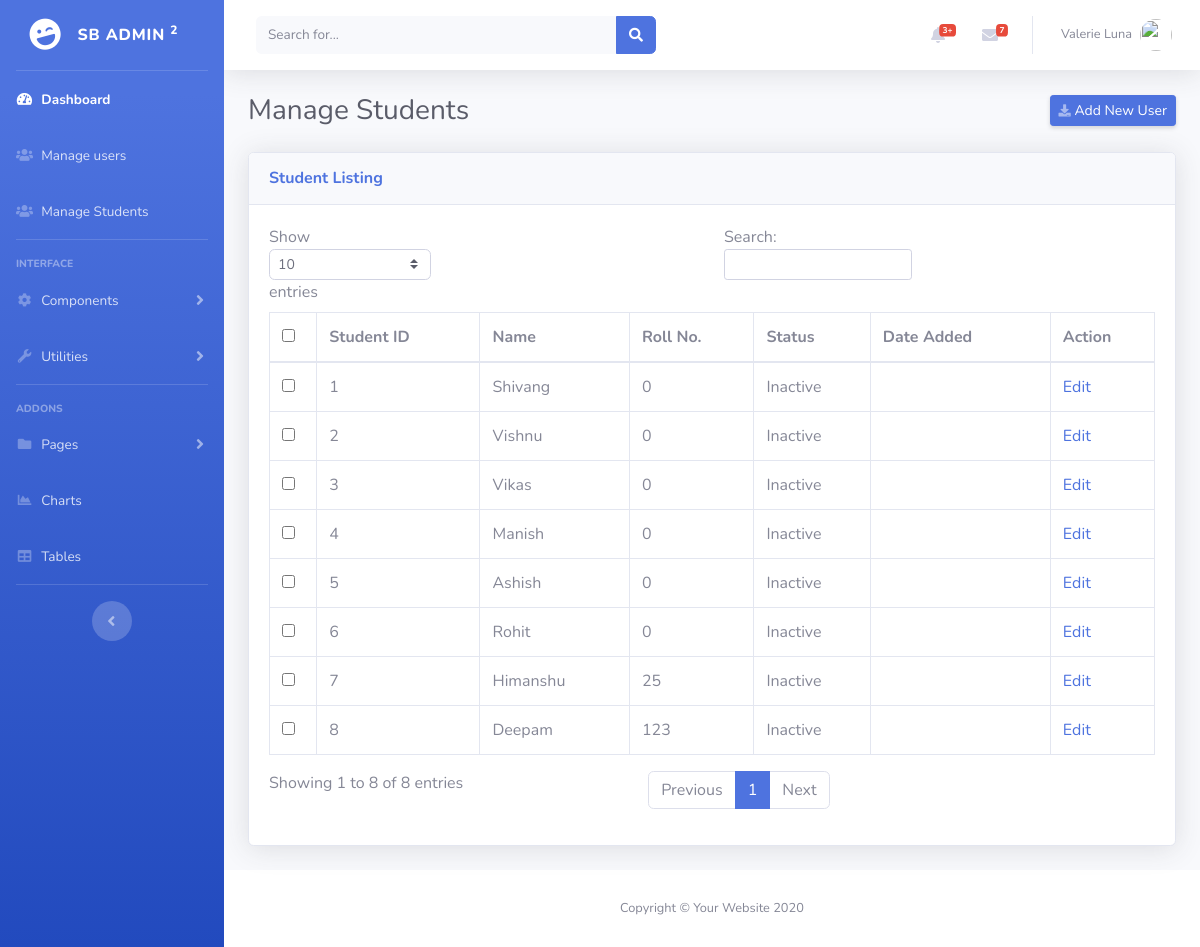
Screenshot of /admin/manage_students.php (signed in) with the database file from the repository.
### tables this page shows
CREATE TABLE IF NOT EXISTS `manage_student` (
  `student_id` int(11) NOT NULL AUTO_INCREMENT,
  `student_name` varchar(64) NOT NULL,
  `roll_number` int(4) NOT NULL,
  `status` tinyint(1) NOT NULL,
  `date_added` datetime DEFAULT NULL,
  PRIMARY KEY (`student_id`)
);

### admin/manage_students.php (the view, shortened to what this page needs)
<?php require_once('include/startup.php');
?>
<?php require_once('common/header.php'); ?>
        <div class="container-fluid">
          <div class="d-sm-flex align-items-center justify-content-between mb-4">
            <h1 class="h3 mb-0 text-gray-800">Manage Students</h1>
            <a href="form-user.php" class="d-none d-sm-inline-block btn btn-sm btn-primary shadow-sm"><i class="fas fa-download fa-sm text-white-50"></i> Add New User</a>
          </div>
          <div class="card shadow mb-4">
            <div class="card-header py-3">
              <h6 class="m-0 font-weight-bold text-primary">Student Listing</h6>
            </div>
            <div class="card-body">
              <div class="table-responsive">
                <table class="table table-bordered" id="dataTable" width="100%" cellspacing="0">
                  <thead>
                    <tr>
                      <th><input type="checkbox" /></th>
                      <th>Student ID</th>
                      <th>Name</th>
                      <th>Roll No.</th>
                      <th>Status</th>
                      <th>Date Added</th>
                      <th>Action</th>
                    </tr>
                  </thead>
                  <tbody>
				  <?php
					$sql = "SELECT * FROM manage_student";
					$rs = mysqli_query($conn, $sql);
					if(mysqli_num_rows($rs)){
						while($rec = mysqli_fetch_assoc($rs)){
							?>
                    <tr>
                      <td><input type="checkbox" /></td>
                      <td><?php echo $rec['student_id']; ?></td>
                      <td><?php echo $rec['student_name']; ?></td>
                      <td><?php echo $rec['roll_number']; ?></td>
                      <td><?php echo ($rec['status'] == '1')?'Active':'Inactive'; ?></td>
                      <td><?php echo $rec['date_added']; ?></td>
                      <td><a href = "manage_users.php">Edit</a></td>
                    </tr>
							<?php
						}
					}
				  ?>
                  </tbody>
                </table>
              </div>
            </div>
          </div>
        </div>
      </div>
<?php require_once('common/footer.php'); ?>

### admin/common/header.php (shortened to what this page needs)
<!DOCTYPE html>
<html lang="en">
<head>
  <link href="assets/vendor/fontawesome-free/css/all.min.css" rel="stylesheet" type="text/css">
  <link href="assets/css/sb-admin-2.min.css" rel="stylesheet">
</head>
<body id="page-top">
  <div id="wrapper">
	<?php require_once('sidebar.php');?>
    <div id="content-wrapper" class="d-flex flex-column">
      <div id="content">
        <nav class="navbar navbar-expand navbar-light bg-white topbar mb-4 static-top shadow">
          <form class="d-none d-sm-inline-block form-inline mr-auto ml-md-3 my-2 my-md-0 mw-100 navbar-search">
            <div class="input-group">
              <input type="text" class="form-control bg-light border-0 small" placeholder="Search for..." aria-label="Search" aria-describedby="basic-addon2">
              <div class="input-group-append">
                <button class="btn btn-primary" type="button">
                  <i class="fas fa-search fa-sm"></i>
                </button>
              </div>
            </div>
          </form>
          <ul class="navbar-nav ml-auto">
            <li class="nav-item dropdown no-arrow mx-1">
              <a class="nav-link dropdown-toggle" href="#" id="alertsDropdown" role="button" data-toggle="dropdown" aria-haspopup="true" aria-expanded="false">
                <i class="fas fa-bell fa-fw"></i>
                <span class="badge badge-danger badge-counter">3+</span>
              </a>
            </li>
            <li class="nav-item dropdown no-arrow mx-1">
              <a class="nav-link dropdown-toggle" href="#" id="messagesDropdown" role="button" data-toggle="dropdown" aria-haspopup="true" aria-expanded="false">
                <i class="fas fa-envelope fa-fw"></i>
                <span class="badge badge-danger badge-counter">7</span>
              </a>
            </li>
            <li class="nav-item dropdown no-arrow">
              <a class="nav-link dropdown-toggle" href="#" id="userDropdown" role="button" data-toggle="dropdown" aria-haspopup="true" aria-expanded="false">
                <span class="mr-2 d-none d-lg-inline text-gray-600 small">Valerie Luna</span>
                <img class="img-profile rounded-circle" src="https://source.unsplash.com/QAB-WJcbgJk/60x60">
              </a>
            </li>
          </ul>
        </nav>

### admin/common/sidebar.php (shortened to what this page needs)
 <ul class="navbar-nav bg-gradient-primary sidebar sidebar-dark accordion" id="accordionSidebar">
   <a class="sidebar-brand d-flex align-items-center justify-content-center" href="index.html">
     <div class="sidebar-brand-icon rotate-n-15">
       <i class="fas fa-laugh-wink"></i>
     </div>
     <div class="sidebar-brand-text mx-3">SB Admin <sup>2</sup></div>
   </a>
   <hr class="sidebar-divider my-0">
   <li class="nav-item active">
     <a class="nav-link" href="dashboard.php">
       <i class="fas fa-fw fa-tachometer-alt"></i>
       <span>Dashboard</span></a>
   </li>
<li class="nav-item">
     <a class="nav-link" href="manage_users.php">
       <i class="fas fa-fw fa-users"></i>
       <span>Manage users</span></a>
   </li>
<li class="nav-item">
     <a class="nav-link" href="manage_students.php">
       <i class="fas fa-fw fa-users"></i>
       <span>Manage Students</span></a>
   </li>
   <hr class="sidebar-divider">
   <div class="sidebar-heading">
     Interface
   </div>
   <li class="nav-item">
     <a class="nav-link collapsed" href="#" data-toggle="collapse" data-target="#collapseTwo" aria-expanded="true" aria-controls="collapseTwo">
       <i class="fas fa-fw fa-cog"></i>
       <span>Components</span>
     </a>
   </li>
   <li class="nav-item">
     <a class="nav-link collapsed" href="#" data-toggle="collapse" data-target="#collapseUtilities" aria-expanded="true" aria-controls="collapseUtilities">
       <i class="fas fa-fw fa-wrench"></i>
       <span>Utilities</span>
     </a>
   </li>
   <hr class="sidebar-divider">
   <div class="sidebar-heading">
     Addons
   </div>
   <li class="nav-item">
     <a class="nav-link collapsed" href="#" data-toggle="collapse" data-target="#collapsePages" aria-expanded="true" aria-controls="collapsePages">
       <i class="fas fa-fw fa-folder"></i>
       <span>Pages</span>
     </a>
   </li>
   <li class="nav-item">
     <a class="nav-link" href="charts.html">
       <i class="fas fa-fw fa-chart-area"></i>
       <span>Charts</span></a>
   </li>
   <li class="nav-item">
     <a class="nav-link" href="tables.html">
       <i class="fas fa-fw fa-table"></i>
       <span>Tables</span></a>
   </li>
   <hr class="sidebar-divider d-none d-md-block">
   <div class="text-center d-none d-md-inline">
     <button class="rounded-circle border-0" id="sidebarToggle"></button>
   </div>
 </ul>

### admin/common/footer.php (shortened to what this page needs)
      <footer class="sticky-footer bg-white">
        <div class="container my-auto">
          <div class="copyright text-center my-auto">
            <span>Copyright &copy; Your Website 2020</span>
          </div>
        </div>
      </footer>
    </div>
  </div>
</body>
</html>

### rows the page displays
manage_student: student_id "1", student_name "Shivang", roll_number "0", status "Inactive"
manage_student: student_id "2", student_name "Vishnu", roll_number "0", status "Inactive"
manage_student: student_id "3", student_name "Vikas", roll_number "0", status "Inactive"
manage_student: student_id "4", student_name "Manish", roll_number "0", status "Inactive"
manage_student: student_id "5", student_name "Ashish", roll_number "0", status "Inactive"
manage_student: student_id "6", student_name "Rohit", roll_number "0", status "Inactive"
manage_student: student_id "7", student_name "Himanshu", roll_number "25", status "Inactive"
manage_student: student_id "8", student_name "Deepam", roll_number "123", status "Inactive"
